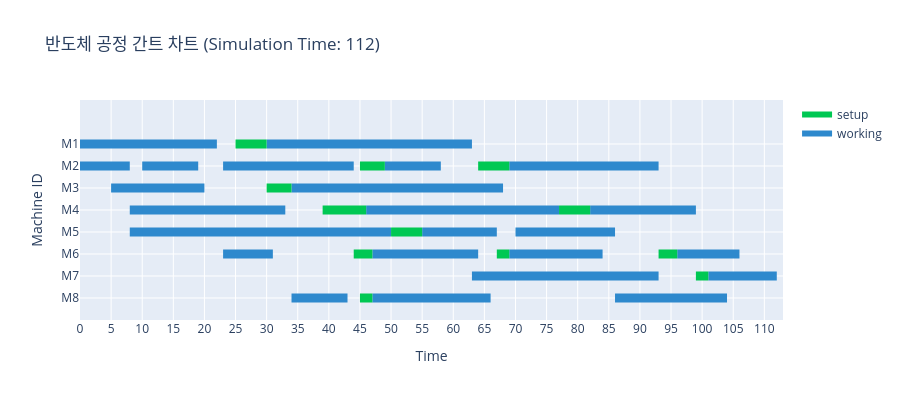

Source (notebook cell):
### Markdown cell above
## 시뮬레이션 실행

### Code cell
env.run(until=env.all_of(job.process for job in jobs))
fig = create_gantt_chart(
    logs=event_logger.logs,
    max_time=env.now,
    title=f"반도체 공정 간트 차트 (Simulation Time: {round(env.now, 3)})")
fig.show()

### Figure 1 — Plotly figure (JSON) as saved in the notebook; plotly's stock layout.template omitted (floating-point values rounded to 4 significant figures; data arrays with more than 128 entries replaced by an {"elided": "..."} marker saying what was removed)
{"data": [{"fill": "toself", "fillcolor": "rgb(46, 137, 205)", "hoverinfo": "name", "legendgroup": "rgb(46, 137, 205)", "mode": "none", "name": "working", "type": "scatter", "x": {"elided": "174 int values"}, "y": {"elided": "174 float values"}}, {"fill": "toself", "fillcolor": "rgb(0, 200, 83)", "hoverinfo": "name", "legendgroup": "rgb(0, 200, 83)", "mode": "none", "name": "setup", "type": "scatter", "x": [25, 30, 30, 25, 25, 45, 49, 49, 45, 45, 64, 69, 69, 64, 64, 30, 34, 34, 30, 30, 39, 46, 46, 39, 39, 77, 82, 82, 77, 77, 50, 55, 55, 50, 50, 44, 47, 47, 44, 44, 67, 69, 69, 67, 67, 93, 96, 96, 93, 93, 99, 101, 101, 99, 99, 45, 47, 47, 45], "y": [6.8, 6.8, 7.2, 7.2, null, 5.8, 5.8, 6.2, 6.2, null, 5.8, 5.8, 6.2, 6.2, null, 4.8, 4.8, 5.2, 5.2, null, 3.8, 3.8, 4.2, 4.2, null, 3.8, 3.8, 4.2, 4.2, null, 2.8, 2.8, 3.2, 3.2, null, 1.8, 1.8, 2.2, 2.2, null, 1.8, 1.8, 2.2, 2.2, null, 1.8, 1.8, 2.2, 2.2, null, 0.8, 0.8, 1.2, 1.2, null, -0.2, -0.2, 0.2, 0.2]}, {"legendgroup": "rgb(0, 200, 83)", "marker": {"color": "rgb(0, 200, 83)", "opacity": 0, "size": 1}, "mode": "markers", "name": "", "showlegend": false, "text": ["job: {job_id}\noperation: {op_id}", "job: {job_id}\noperation: {op_id}", "job: {job_id}\noperation: {op_id}", "job: {job_id}\noperation: {op_id}", "job: {job_id}\noperation: {op_id}", "job: {job_id}\noperation: {op_id}", "job: {job_id}\noperation: {op_id}", "job: {job_id}\noperation: {op_id}", "job: {job_id}\noperation: {op_id}", "job: {job_id}\noperation: {op_id}", "job: {job_id}\noperation: {op_id}", "job: {job_id}\noperation: {op_id}", "job: {job_id}\noperation: {op_id}", "job: {job_id}\noperation: {op_id}", "job: {job_id}\noperation: {op_id}", "job: {job_id}\noperation: {op_id}", "job: {job_id}\noperation: {op_id}", "job: {job_id}\noperation: {op_id}", "job: {job_id}\noperation: {op_id}", "job: {job_id}\noperation: {op_id}", "job: {job_id}\noperation: {op_id}", "job: {job_id}\noperation: {op_id}", "job: {job_id}\noperation: {op_id}", "job: {job_id}\noperation: {op_id}"], "type": "scatter", "x": [25, 30, 45, 49, 64, 69, 30, 34, 39, 46, 77, 82, 50, 55, 44, 47, 67, 69, 93, 96, 99, 101, 45, 47], "y": [7, 7, 6, 6, 6, 6, 5, 5, 4, 4, 4, 4, 3, 3, 2, 2, 2, 2, 2, 2, 1, 1, 0, 0]}, {"legendgroup": "rgb(46, 137, 205)", "marker": {"color": "rgb(46, 137, 205)", "opacity": 0, "size": 1}, "mode": "markers", "name": "", "showlegend": false, "text": ["job: J2\noperation: J2_O1", "job: J2\noperation: J2_O1", "job: J4\noperation: J4_O1", "job: J4\noperation: J4_O1", "job: J9\noperation: J9_O1", "job: J9\noperation: J9_O1", "job: J7\noperation: J7_O1", "job: J7\noperation: J7_O1", "job: J3\noperation: J3_O3", "job: J3\noperation: J3_O3", "job: J1\noperation: J1_O1", "job: J1\noperation: J1_O1", "job: J5\noperation: J5_O1", "job: J5\noperation: J5_O1", "job: J1\noperation: J1_O3", "job: J1\noperation: J1_O3", "job: J5\noperation: J5_O3", "job: J5\noperation: J5_O3", "job: J6\noperation: J6_O1", "job: J6\noperation: J6_O1", "job: J9\noperation: J9_O3", "job: J9\noperation: J9_O3", "job: J7\noperation: J7_O3", "job: J7\noperation: J7_O3", "job: J3\noperation: J3_O1", "job: J3\noperation: J3_O1", "job: J10\noperation: J10_O1", "job: J10\noperation: J10_O1", "job: J8\noperation: J8_O1", "job: J8\noperation: J8_O1", "job: J2\noperation: J2_O2", "job: J2\noperation: J2_O2", "job: J4\noperation: J4_O2", "job: J4\noperation: J4_O2", "job: J9\noperation: J9_O2", "job: J9\noperation: J9_O2", "job: J7\noperation: J7_O2", "job: J7\noperation: J7_O2", "job: J6\noperation: J6_O2", "job: J6\noperation: J6_O2", "job: J1\noperation: J1_O2", "job: J1\noperation: J1_O2", "job: J5\noperation: J5_O2", "job: J5\noperation: J5_O2", "job: J3\noperation: J3_O2", "job: J3\noperation: J3_O2", "job: J10\noperation: J10_O2", "job: J10\noperation: J10_O2", "job: J8\noperation: J8_O2", "job: J8\noperation: J8_O2", "job: J2\noperation: J2_O3", "job: J2\noperation: J2_O3", "job: J5\noperation: J5_O4", "job: J5\noperation: J5_O4", "job: J10\noperation: J10_O3", "job: J10\noperation: J10_O3", "job: J7\noperation: J7_O4", "job: J7\noperation: J7_O4", "job: J3\noperation: J3_O4", "job: J3\noperation: J3_O4", "job: J9\noperation: J9_O4", "job: J9\noperation: J9_O4", "job: J6\noperation: J6_O3", "job: J6\noperation: J6_O3", "job: J1\noperation: J1_O4", "job: J1\noperation: J1_O4", "job: J4\noperation: J4_O3", "job: J4\noperation: J4_O3", "job: J8\noperation: J8_O3", "job: J8\noperation: J8_O3"], "type": "scatter", "x": [0, 8, 8, 22, 30, 39, 39, 55, 55, 63, 0, 8, 10, 19, 23, 34, 34, 44, 49, 58, 69, 79, 79, 93, 5, 20, 34, 46, 46, 68, 8, 23, 23, 33, 46, 64, 64, 77, 82, 99, 8, 23, 23, 34, 34, 50, 55, 67, 70, 86, 23, 31, 47, 64, 69, 84, 96, 106, 63, 79, 79, 93, 101, 112, 34, 43, 47, 66, 86, 104], "y": [7, 7, 7, 7, 7, 7, 7, 7, 7, 7, 6, 6, 6, 6, 6, 6, 6, 6, 6, 6, 6, 6, 6, 6, 5, 5, 5, 5, 5, 5, 4, 4, 4, 4, 4, 4, 4, 4, 4, 4, 3, 3, 3, 3, 3, 3, 3, 3, 3, 3, 2, 2, 2, 2, 2, 2, 2, 2, 1, 1, 1, 1, 1, 1, 0, 0, 0, 0, 0, 0]}], "layout": {"bargap": 1, "bargroupgap": 1, "height": 400, "hovermode": "closest", "legend": {"traceorder": "reversed"}, "showlegend": true, "title": {"text": "반도체 공정 간트 차트 (Simulation Time: 112)"}, "xaxis": {"dtick": 5, "range": [0, 113], "rangeselector": {"buttons": [{"count": 7, "label": "1w", "step": "day", "stepmode": "backward"}, {"count": 1, "label": "1m", "step": "month", "stepmode": "backward"}, {"count": 6, "label": "6m", "step": "month", "stepmode": "backward"}, {"count": 1, "label": "YTD", "step": "year", "stepmode": "todate"}, {"count": 1, "label": "1y", "step": "year", "stepmode": "backward"}, {"step": "all"}]}, "showgrid": true, "title": {"text": "Time"}, "type": "linear", "zeroline": false}, "yaxis": {"autorange": false, "range": [-1, 9], "showgrid": true, "ticktext": ["M8", "M7", "M6", "M5", "M4", "M3", "M2", "M1"], "tickvals": [0, 1, 2, 3, 4, 5, 6, 7], "title": {"text": "Machine ID"}, "zeroline": false}}}
